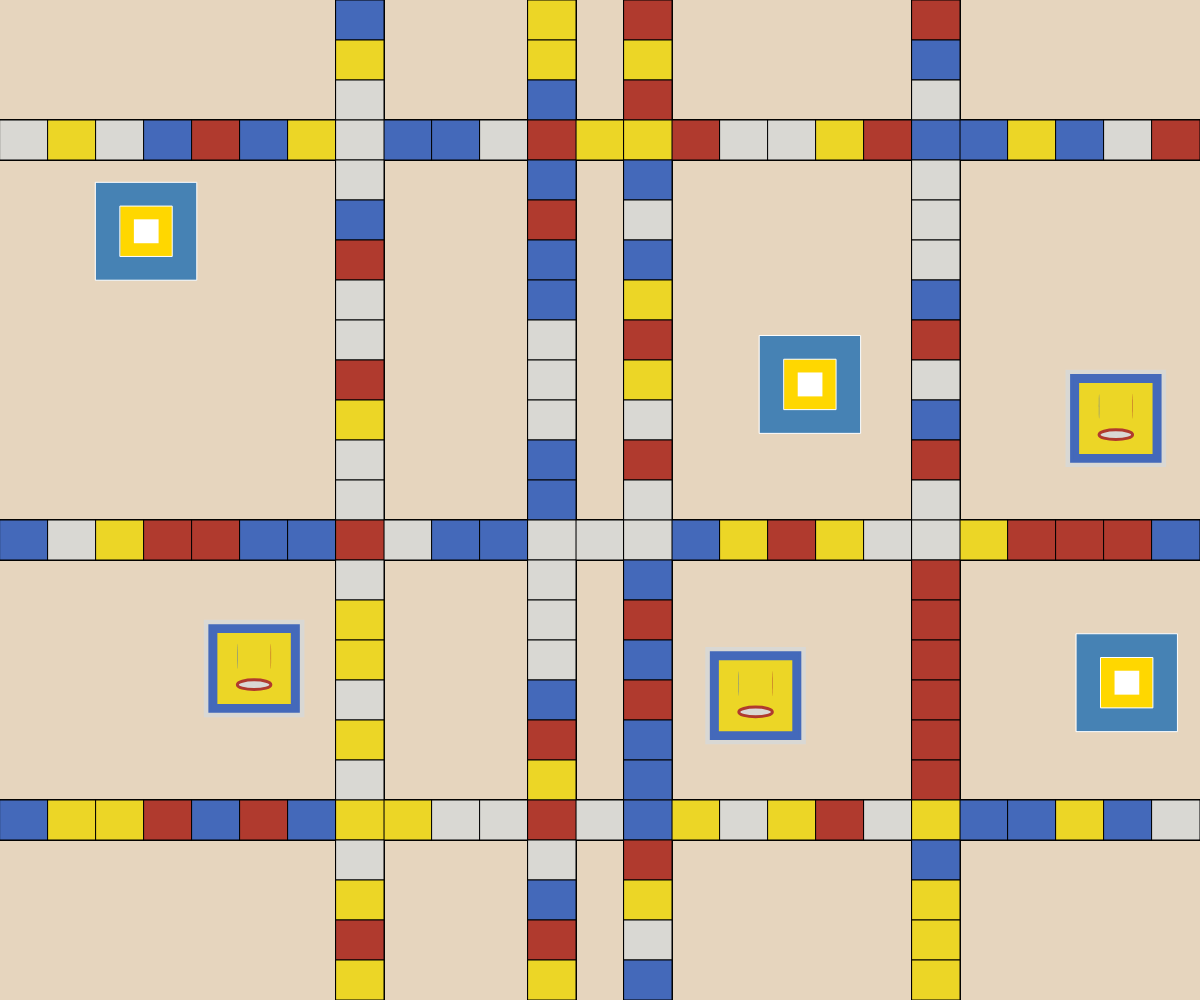
Frame 1 (no input)
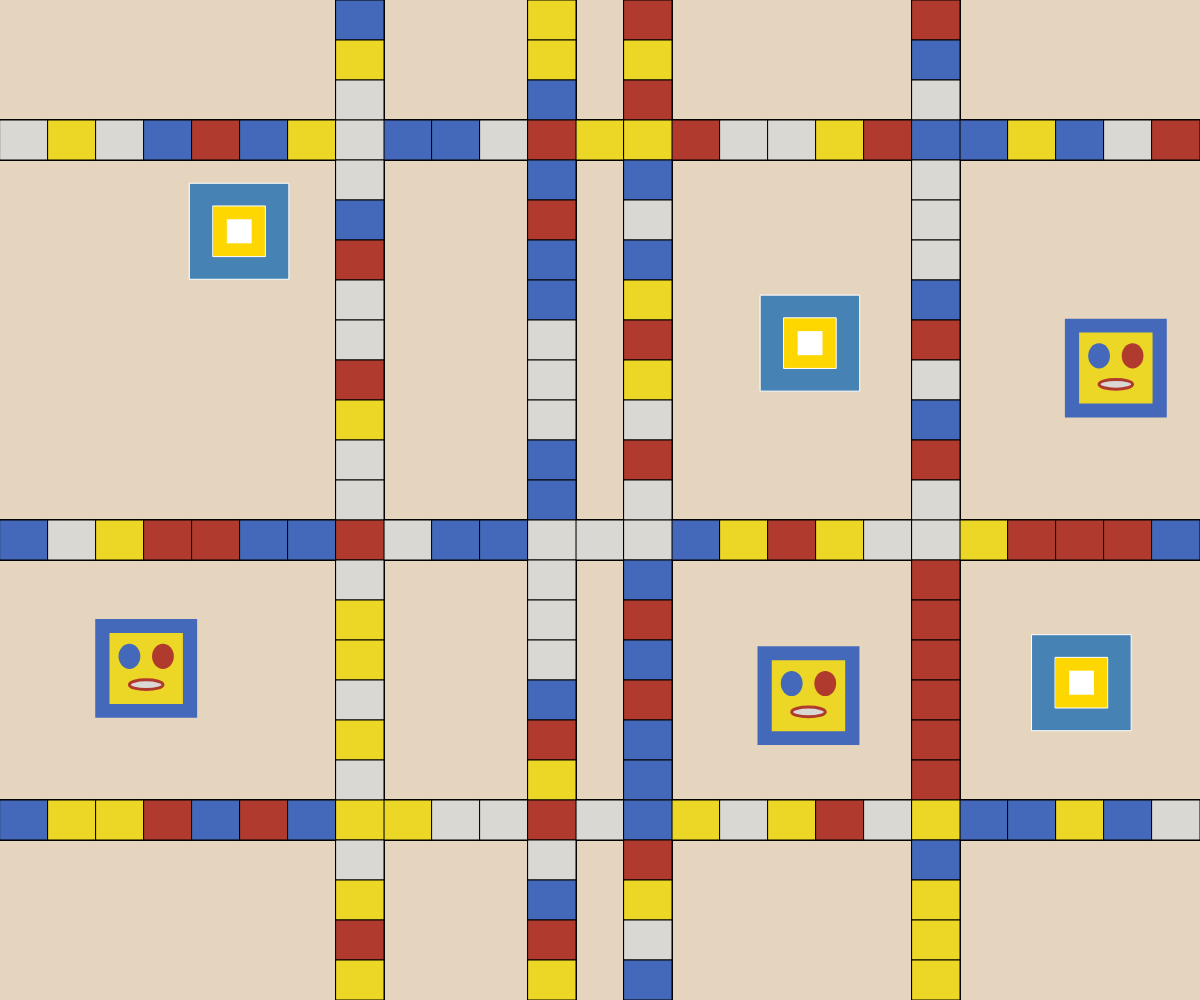
Frame 60 (no input)
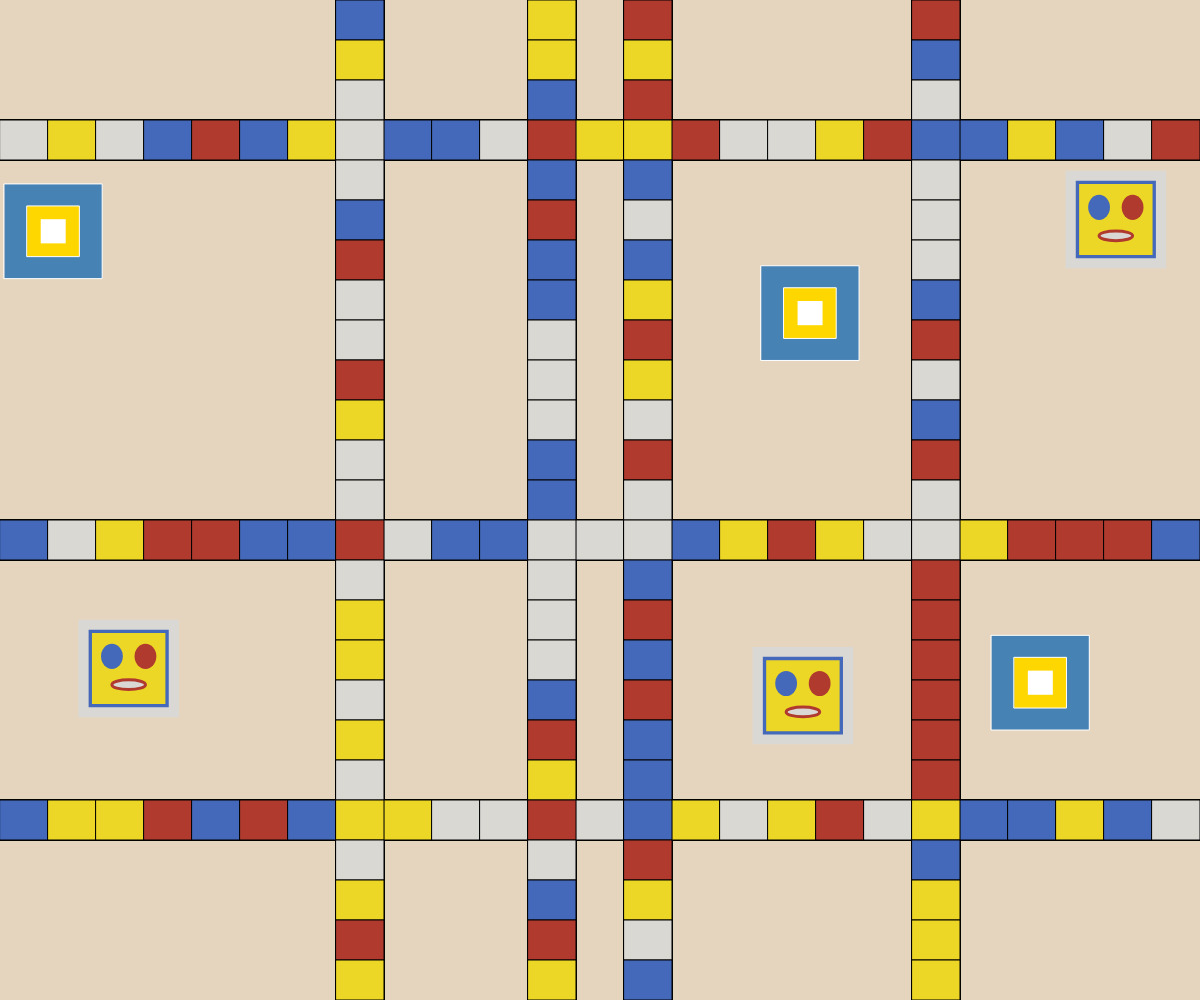
Frame 120 (the mouse pressed at the canvas centre since frame 60)

The p5.js sketch that drew these frames (run headless with seeded random() and noise() and a simulated clock; from frame 60 on, the mouse is pressed at the canvas centre):

// p5.js sketch
// ── sketch.js
// rectangles in grid variable settings
let numRectangles = 25;
let rectangleWidth;
let rectangleHeight;
let lineRectangles = [];
let drawRectangles = true;
let horizontalGrid;
let verticalGrid 

let grid;
let noiseOffset = 0;
let noiseIncrement = 0.001;
let switchInterval = 200;
let defaultState = true;


// character blocks variable settings
let charaBlocks = [];   // character blocks array
let boundary = [];  // boundary array

function setup() {
  createCanvas(windowWidth, windowHeight);
  rectangleWidth = width / numRectangles;
  rectangleHeight = height / numRectangles;

  // Define starting points for vertical grid lines
    let verticalStartX = [0.28*windowWidth, 0.44*windowWidth, 0.52*windowWidth, 0.76*windowWidth];

  // Define starting points for horizontal grid lines
    let horizontalStartY = [0.12*windowHeight, 0.52*windowHeight, 0.8*windowHeight];

  // Create horizontal grid lines
    horizontalGrid = new gridLine(numRectangles,horizontalStartY,1,rectangleWidth,rectangleHeight);

  // Create vertical grid lines
    verticalGrid = new gridLine(numRectangles,verticalStartX,2,rectangleWidth,rectangleHeight);
    //createGridLine("vertical", verticalStartX);

  // Character's block width and height
  let charaWidth = random(0.06*windowWidth,0.1*windowWidth); // randomised between 30 to 50
  let charaHeight = random(0.06*windowHeight,0.1*windowHeight);

  // Define each of the boundaries with the start (x,y) points and end (x,y) points
  let bound_startX = [0+charaWidth/2, verticalStartX[2]+rectangleWidth+charaWidth/2, verticalStartX[3]+rectangleWidth+charaWidth/2];
  let bound_endX = [verticalStartX[0]-charaWidth/2, verticalStartX[3]-charaWidth/2, width-charaWidth/2];
  let bound_startY = [horizontalStartY[0]+rectangleWidth+charaHeight/2,horizontalStartY[1]+rectangleWidth+charaHeight/2];
  let bound_endY = [horizontalStartY[1]-charaHeight/2, horizontalStartY[2]-charaHeight/2];

  // Add each defined boundary to boundary array (6 boundaries)
  boundary.push({startX:bound_startX[0], startY:bound_startY[0], endX:bound_endX[0], endY:bound_endY[0]});
  boundary.push({startX:bound_startX[0], startY:bound_startY[1], endX:bound_endX[0], endY:bound_endY[1]});
  
  boundary.push({startX:bound_startX[1], startY:bound_startY[0], endX:bound_endX[1], endY:bound_endY[0]});
  boundary.push({startX:bound_startX[1], startY:bound_startY[1], endX:bound_endX[1], endY:bound_endY[1]});

  boundary.push({startX:bound_startX[2], startY:bound_startY[0], endX:bound_endX[2], endY:bound_endY[0]});
  boundary.push({startX:bound_startX[2], startY:bound_startY[1], endX:bound_endX[2], endY:bound_endY[1]});

  for(let i = 0; i < 6; i++){
    // pick random boundary
    let randomBoundary = boundary[floor(random()*boundary.length)];
    // find index of the randomBoundary in the boundary array and remove that randomBoundary that's already been selected
    boundary.splice(boundary.indexOf(randomBoundary),1);

    // define charaDetails for all the character blocks
    let charaDetails = {
      x: random(randomBoundary.startX,randomBoundary.endX), 
      y: random(randomBoundary.startY,randomBoundary.endY),
      w: charaWidth,
      h: charaHeight, 
      state: random()>=0.5,
      boundary: randomBoundary
    }

    // create the same number of chara1 and chara2 then push it to charaBlocks array
    if(i % 2 == 0){
      charaBlocks.push(new chara1(charaDetails));
    }else{
      charaBlocks.push(new chara2(charaDetails));
    }

    startFrame = frameCount;
  }
}

function draw() {
  if(frameCount % switchInterval == 0){
    defaultState = !defaultState;
  }
  let n = noise(frameCount * 0.005);
  noiseOffset += noiseIncrement;

  if(defaultState){
    background(230, 213, 190);
    for(let chara of charaBlocks){
      chara.move();
      chara.checkCollision();
      chara.draw();
  
      horizontalGrid.draw();
      verticalGrid.draw();
    }
  } else {
    background(0);
    for(let chara of charaBlocks){
      chara.move();
      chara.checkCollision();
      chara.draw();
    if(chara.collidedHorizontal){
      horizontalGrid.updateColors(n);
    }else if(chara.collidedHorizontal == false){
      horizontalGrid.draw();
    }
  
    if(chara.collidedVertical){
      verticalGrid.updateColors(n);
    }else if(chara.collidedVertical == false){
      verticalGrid.draw();
    }
  }
  stroke(0);
}
}

// Adapt to the changes of canvas size
function windowResized(){
  resizeCanvas(windowWidth, windowHeight);
}

class Rectangle {
  constructor(x, y, width, height, color) {
    this.x = x;
    this.y = y;
    this.width = width;
    this.height = height;
    this.color = color;
  }

  draw() {
    fill(this.color);
    rect(this.x, this.y, this.width, this.height);
  }

  changeColor(color){
    this.color = color;
  }
}

class gridLine {
    constructor(numRect, startingArray, direction, rectWidth, rectHeight){
        this.numRect = numRect;
        this.startingArray = startingArray;
        this.direction = direction;
        this.rectWidth = rectWidth;
        this.rectHeight = rectHeight;
        this.lineRectangles = [];
        this.offset = 0;
        this.initialiseLine();
    }

    initialiseLine(){
        // initial color 
        let yellow = color(236, 214, 38);
        let blue = color(68, 105, 186);
        let beige = color(217, 216, 211);
        let red = color(176, 58, 46);

        // Create array of the color scheme
        let randomColors = [yellow, blue, beige, red];

        for (let i=0; i<this.startingArray.length; i++){
            let start = this.startingArray[i];
            for (let j = 0; j < this.numRect; j++) {
                let x, y;
                // 1 if horizontal, 2 if vertical
                if(this.direction === 1){
                    x = j * this.rectWidth;
                    y = start;
                }else{
                    x = start;
                    y = j * this.rectHeight;
                }
                let rectColor = random(randomColors);
                let gridLine = new Rectangle(x, y, this.rectWidth, this.rectHeight, rectColor);
                this.lineRectangles.push(gridLine);
            }
        }
    }

        draw(){
            for(let rect of this.lineRectangles){
                rect.draw();
            }
            this.offset += 0.003;
        }

        updateColors(n) {
            for (let i = 0; i < this.lineRectangles.length; i++) {
                let r = map(noise(this.offset), 0, 1, 0, 255);
                let g = map(noise(this.offset + 15), 0, 1, 0, 255);
                let b = map(noise(this.offset + 30), 0, 1, 10, 255);
              this.lineRectangles[i].changeColor(color(r, g, b));
            }
        }
}

class chara1{
  constructor(charaDetails){
    this.x = charaDetails.x;
    this.y = charaDetails.y;
    this.baseWidth = charaDetails.w;  // width for the biggest rectangle
    this.baseHeight = charaDetails.h; // height for the biggest rectangle
    this.innerWidth = charaDetails.w * 0.5; // width for the inner medium rectangle
    this.innerHeight = charaDetails.h * 0.5; // height for the inner medium rectangle
    this.smallestWidth = charaDetails.w * 0.25; // width for the smallest rectangle
    this.smallestHeight = charaDetails.h * 0.25; // height for the smallest rectangle
    this.breathingSpeed = 0.10; // Speed of breathing effect

    this.speed = random(2,5); // speed of character's movement
    this.direction = 1; // direction of character's movement (1 = move right or move down; -1 = move left or move up)
    this.Horizontal = charaDetails.state; // true if the character moves horizontally, and false if it moves vertically
    this.boundary = charaDetails.boundary; // set the boundary in which the character can move
    this.collidedHorizontal = false;
    this.collidedVertical = false;
  }

  update() {
    // breathing effects for each of the rectangles
    let breathSizeOuter = sin(frameCount* this.breathingSpeed) * 5;
    this.currentWidth = this.baseWidth + breathSizeOuter;
    this.currentHeight = this.baseHeight + breathSizeOuter;

    let breathSizeInner = sin(frameCount * this.breathingSpeed + 180 / 2) * 2; // Offset phase for inner medium rectangle
    this.innerWidth = this.baseWidth * 0.5 + breathSizeInner;
    this.innerHeight = this.baseHeight * 0.5 + breathSizeInner;

    let breathSizeSmallest = sin(frameCount * this.breathingSpeed + 180) * 0.5; // Further offset phase for smallest rectangle
    this.smallestWidth = this.baseWidth * 0.25 + breathSizeSmallest;
    this.smallestHeight = this.baseHeight * 0.25 + breathSizeSmallest;
  }

  display(){
    push();
    rectMode(CENTER); // set rectMode to center

    // Display the biggest rectangle
    fill('#4682B4');  // Blue color 
    stroke(255);     
    rect(this.x, this.y, this.currentWidth, this.currentHeight);

    // Display the inner medium rectangle
    fill('#FFD700');  // Yellow color
    stroke(255);       
    rect(this.x, this.y, this.innerWidth, this.innerHeight);

    // Display the smallest rectangle
    fill('#FFFFFF');  // White color
    noStroke();       
    rect(this.x, this.y, this.smallestWidth, this.smallestHeight);
    pop();
  }

  draw(){
    this.update();
    this.display();
  }

  move(){
    // move horizontally if character's state is true, and vertically if it's false
    if(this.Horizontal){
      this.x += this.speed * this.direction;
    } else {
      this.y += this.speed * this.direction;
    }
  }

  drawRandomNoisyRects(){

  }

  checkCollision(){
    // check the collision with the grid
    // if it moves horizontal, change the direction when it touches the x boundary
    // if it moves vertical, change the direction when it touches the y boundary
    if (this.Horizontal) {
        if (this.x <= this.boundary.startX || this.x > this.boundary.endX) {
            this.collidedHorizontal = true;
            this.direction *= -1;
        } else {
          this.collidedHorizontal = false;
        }
    } else {
        if (this.y <= this.boundary.startY || this.y > this.boundary.endY) {
            this.collidedVertical = true;
            this.direction *= -1;
        } else {
            this.collidedVertical= false;
        }
    }
}

  
}

class chara2{
  constructor(charaDetails){
    this.x = charaDetails.x;
    this.y = charaDetails.y;
    this.width = charaDetails.w;
    this.height = charaDetails.h;

    this.speed = random(2,3); // speed of character's movement
    this.direction = 1; // direction of character's movement (1 = move right or move down; -1 = move left or move up)
    this.Horizontal = charaDetails.state; // true if the character moves horizontally, and false if it moves vertically
    this.boundary = charaDetails.boundary; // set the boundary in which the character can move
    this.collidedHorizontal = false;
    this.collidedVertical = false;
  }
  
  draw() {    
    push();
    angleMode(DEGREES);
    rectMode(CENTER);
    fill(`#D9D8D4`);
    stroke(`#ecd626`);
    strokeWeight(3);
  
    // Translate to the position without rotating or scaling
    translate(this.x, this.y);

    // Draw the character
    // BG Rectangle
    strokeWeight(0);
    rect(0, 0, this.width, this.height); // Adjust the size as needed


    //moving rectangles
    //styles
    noStroke();

    //rectangle with minor movement 
    fill(`#4469BA`);
    stroke(`#4469BA`); 
    strokeWeight(3);

    let growthCharZ = sin(frameCount * 2) * 0.5 + 0.5;

    let mediumInsideRectWidth = map(growthCharZ, 0, 1, this.width/4 * 3, this.width); // Map the growth factor to the width
    let mediumInsideRectHeight = map(growthCharZ, 0, 1, this.height/4 * 3, this.height); // Map the growth factor to the height
    rect(0, 0, mediumInsideRectWidth, mediumInsideRectHeight);
   
    //static rectangle 
    fill(`#ecd626`);
    stroke(`#4469BA`);
    strokeWeight(2);
    rect(0, 0, this.width/8 * 6, this.height/8 * 6)

  
    // Eyes
    let flip = sin(frameCount) * 2; // [-1, 1]
    this.eyeOne(-this.width/6, -this.height/8, flip); // Position and scale of the eye
    this.eyeTwo(this.width/6, -this.height/8, flip); // Position and scale of the eye

    // Mouth
    noStroke();
    stroke(`#b03a2e`);
    strokeWeight(3)
    fill(`#D9D8D4`);
    ellipse(0, this.height/6, (this.width/3), this.height/10);    

    pop();
    angleMode(RADIANS);
  }

  eyeOne(x, y, flip) {
    push();
    noStroke();
    translate(x,y); // Position the eye based on provided coordinates
    scale(flip, 2);
    if (flip > 0) {
      fill(`#4469BA`);
    } else {
      fill(`#b03a2e`); // Change the color when flipped
    }
    ellipse(0, 0, this.width/8);
    pop();
  }

  eyeTwo(x, y, flip) {
    push();
    noStroke();
    translate(x,y); // Position the eye based on provided coordinates
    scale(flip, 2);
    if (flip > 0) {
      fill(`#b03a2e`);
    } else {
      fill(`#4469BA`); // Change the color when flipped
    }
    ellipse(0, 0, this.width/8);
    pop();
  }

  move(){
    // move horizontally if character's state is true, and vertically if it's false
    if(this.Horizontal){
      this.x += this.speed * this.direction;
    } else {
      this.y += this.speed * this.direction;
    }
  }

  checkCollision(){
    // check the collision with the grid
    // if it moves horizontal, change the direction when it touches the x boundary
    // if it moves vertical, change the direction when it touches the y boundary
    if (this.Horizontal) {
        if (this.x <= this.boundary.startX || this.x > this.boundary.endX) {
            this.collidedHorizontal = true;
            this.direction *= -1;
        } else {
          this.collidedHorizontal = false;
        }
    } else {
        if (this.y <= this.boundary.startY || this.y > this.boundary.endY) {
            this.collidedVertical = true;
            this.direction *= -1;
        } else {
            this.collidedVertical= false;
        }
    }
  }
}
